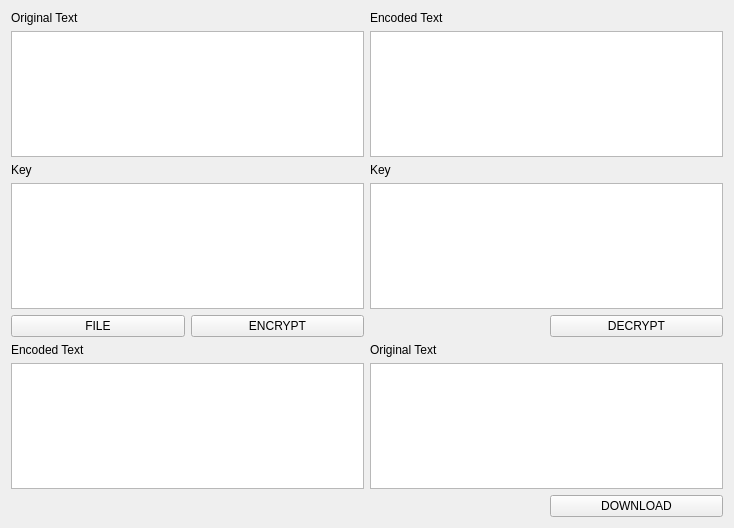
<?xml version="1.0" encoding="UTF-8"?>
<ui version="4.0">
 <class>Form</class>
 <widget class="QWidget" name="Form">
  <property name="geometry">
   <rect>
    <x>0</x>
    <y>0</y>
    <width>734</width>
    <height>528</height>
   </rect>
  </property>
  <property name="windowTitle">
   <string>Form</string>
  </property>
  <layout class="QGridLayout" name="gridLayout">
   <item row="0" column="0">
    <widget class="QLabel" name="originEncryptlabel">
     <property name="text">
      <string>Original Text</string>
     </property>
    </widget>
   </item>
   <item row="0" column="2">
    <widget class="QLabel" name="resultDecryptLabel">
     <property name="text">
      <string>Encoded Text</string>
     </property>
    </widget>
   </item>
   <item row="6" column="0" colspan="2">
    <widget class="QTextBrowser" name="resultEncryptBrowser"/>
   </item>
   <item row="4" column="3">
    <widget class="QPushButton" name="decryptButton">
     <property name="text">
      <string>DECRYPT</string>
     </property>
    </widget>
   </item>
   <item row="7" column="3">
    <widget class="QPushButton" name="fileDownloadButton">
     <property name="text">
      <string>DOWNLOAD</string>
     </property>
    </widget>
   </item>
   <item row="2" column="2" colspan="2">
    <widget class="QLabel" name="keyDecryptLabel">
     <property name="text">
      <string>Key</string>
     </property>
    </widget>
   </item>
   <item row="5" column="2" colspan="2">
    <widget class="QLabel" name="originDecryptLabel">
     <property name="text">
      <string>Original Text</string>
     </property>
    </widget>
   </item>
   <item row="2" column="0">
    <widget class="QLabel" name="keyEncryptLabel">
     <property name="text">
      <string>Key</string>
     </property>
    </widget>
   </item>
   <item row="5" column="0">
    <widget class="QLabel" name="resultEncryptLabel">
     <property name="text">
      <string>Encoded Text</string>
     </property>
    </widget>
   </item>
   <item row="6" column="2" colspan="2">
    <widget class="QTextBrowser" name="originDecryptBrowser"/>
   </item>
   <item row="3" column="2" colspan="2">
    <widget class="QTextEdit" name="keyDecryptEditer"/>
   </item>
   <item row="1" column="2" colspan="2">
    <widget class="QTextEdit" name="resultDecryptEditer"/>
   </item>
   <item row="1" column="0" colspan="2">
    <widget class="QTextEdit" name="originEncryptEditer"/>
   </item>
   <item row="3" column="0" colspan="2">
    <widget class="QTextEdit" name="keyEncryptEditer"/>
   </item>
   <item row="4" column="0">
    <widget class="QPushButton" name="fileUploadButton">
     <property name="text">
      <string>FILE</string>
     </property>
    </widget>
   </item>
   <item row="4" column="1">
    <widget class="QPushButton" name="encryptButton">
     <property name="text">
      <string>ENCRYPT</string>
     </property>
    </widget>
   </item>
  </layout>
 </widget>
 <resources/>
 <connections/>
</ui>
